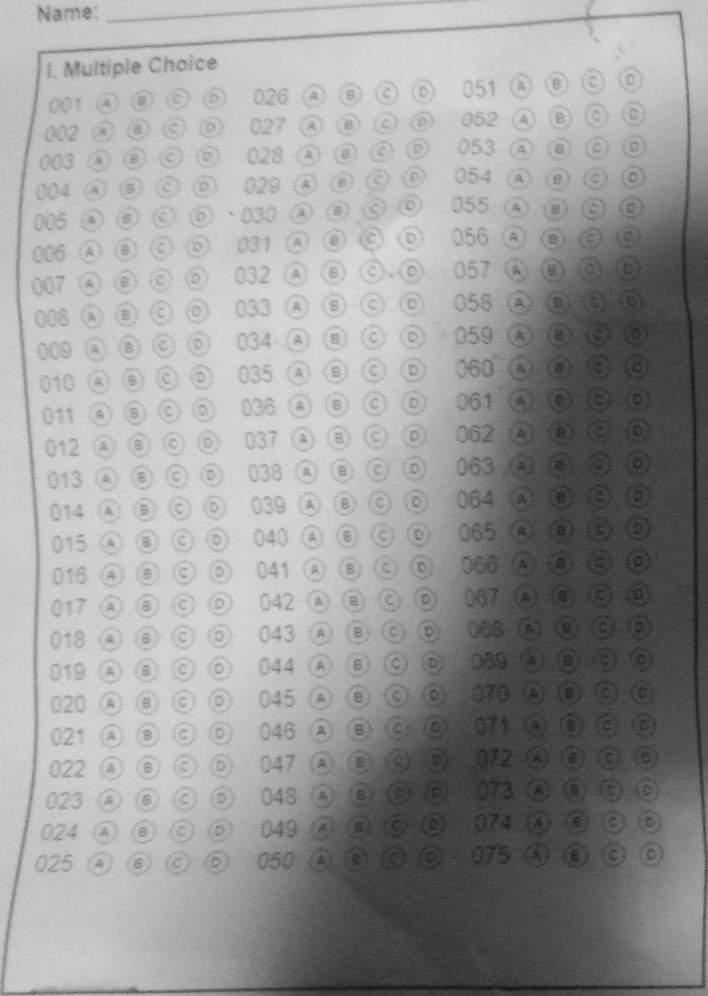
#> input picture 1.png, 708 x 996 px, shrunk from 1262 x 1774 before the run, found by its file name
$ python mark_det2.py
#> lines starting #> are read from the running program, lines starting #| are printed output that depends on the picture; after the words box and inside, x2 and y2 are one past the last pixel; in counts of white or black regions, pixels touching at a corner belong together
import cv2
import numpy as np
from matplotlib import pyplot as plt

def show_img(image, **kwargs):
    # Display the image with detected rectangles using matplotlib
    plt.imshow(image,**kwargs)
    plt.axis('off')
    plt.show()

def show_img(img, cmap=None):
    plt.figure(figsize=(8, 6))
    plt.imshow(img, cmap=cmap)
    plt.axis('off')
    plt.show()

# Read image.
img = cv2.imread('1.png', cv2.IMREAD_COLOR)
#> img is the input picture: shape (996, 708, 3); min 16, max 219, mean 153.6

# Convert to grayscale.
gray = cv2.cvtColor(img, cv2.COLOR_BGR2GRAY)

#
import cv2
import numpy as np
from matplotlib import pyplot as plt

def show_img(img, cmap=None):
    plt.figure(figsize=(8, 6))
    plt.imshow(img, cmap=cmap)
    plt.axis('off')
    plt.show()

# Load an image from file
image = cv2.imread(r"1.png", 0)

# Apply adaptive thresholding
adaptive_thresh = cv2.adaptiveThreshold(image, 255, cv2.ADAPTIVE_THRESH_MEAN_C, cv2.THRESH_BINARY, 11, 2)
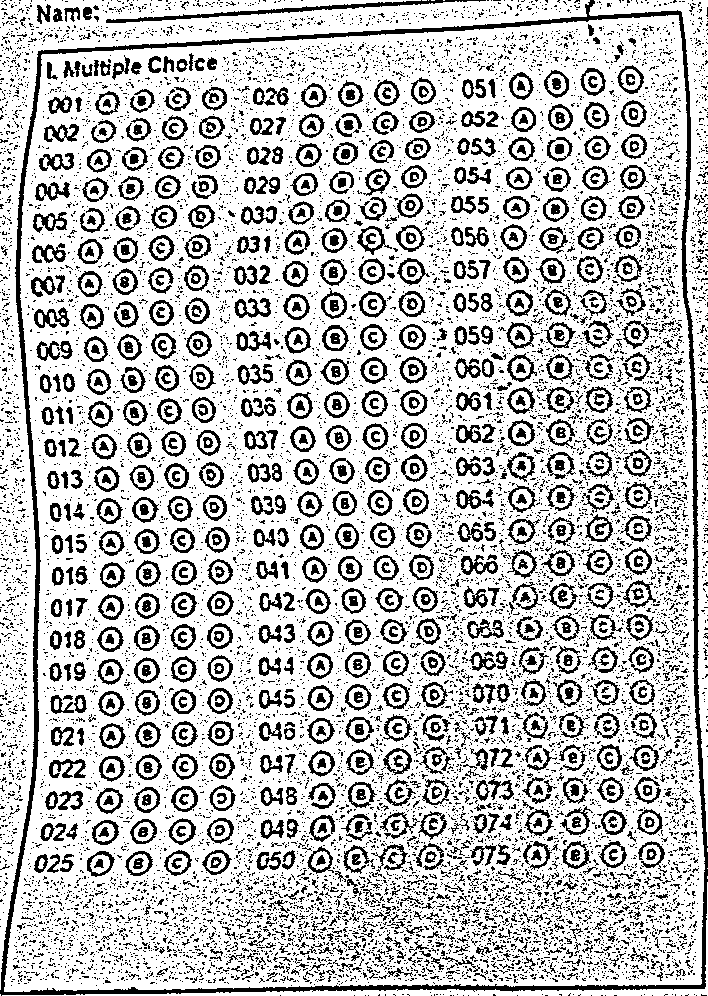
#> adaptive_thresh: shape (996, 708); 75.1% white; 12894 black regions (11791 under 20 px), largest, box (x1, y1, x2, y2) and area: (0, 0, 708, 996) 13939, (106, 0, 486, 23) 1311, (49, 759, 86, 778) 367

# Display the original and thresholded
ret, thresh = cv2.threshold(adaptive_thresh, 50, 255, 1)

# Apply Median blur
blurred_image = cv2.medianBlur(thresh, 7)  # Adjust the kernel size (e.g., 5) as needed
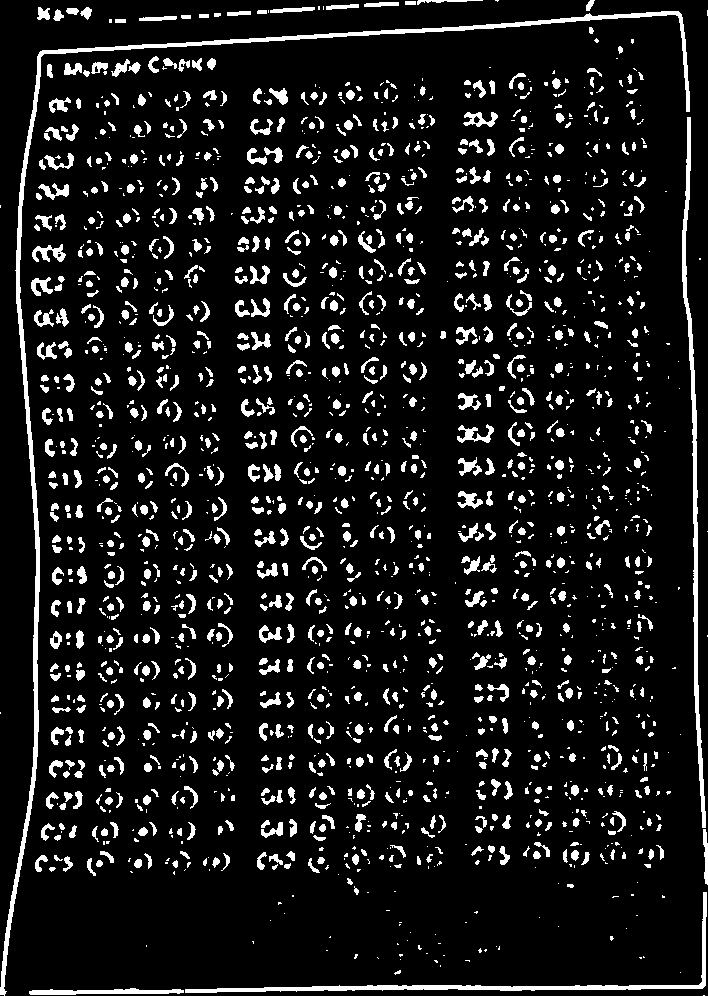
#> blurred_image: shape (996, 708); 10.1% white; 1962 white regions (956 under 20 px), largest, box (x1, y1, x2, y2) and area: (0, 11, 690, 996) 7255, (682, 117, 706, 828) 2990, (185, 892, 707, 993) 2642

# Display the original and blurred images
blurred_image = 255-blurred_image

"""#
# Blur using 3 * 3 kernel.
gray_blurred = cv2.blur(gray, (3, 3)) """

# Apply Hough transform on the blurred image.
detected_circles = cv2.HoughCircles(blurred_image,
                   cv2.HOUGH_GRADIENT, 1, 20, param1 = 50,
               param2 = 25, minRadius = 1, maxRadius = 40)
#> detected_circles = [[518.5, 369.5, 11.8], [183.5, 603.5, 11.4], [300.5, 439.5, 10.9]]

# Draw circles that are detected.
if detected_circles is not None:

    # Convert the circle parameters a, b and r to integers.
    detected_circles = np.uint16(np.around(detected_circles))
#> detected_circles = [[518, 370, 12], [184, 604, 11], [300, 440, 11]]

    for pt in detected_circles[0, :]:
        a, b, r = pt[0], pt[1], pt[2]

        # Draw the circumference of the circle.
        cv2.circle(blurred_image, (a, b), r, (0, 255, 0), 5)

        # Draw a small circle (of radius 1) to show the center.
        cv2.circle(blurred_image, (a, b), 1, (0, 0, 255), 50)
#> this loop made 3 passes
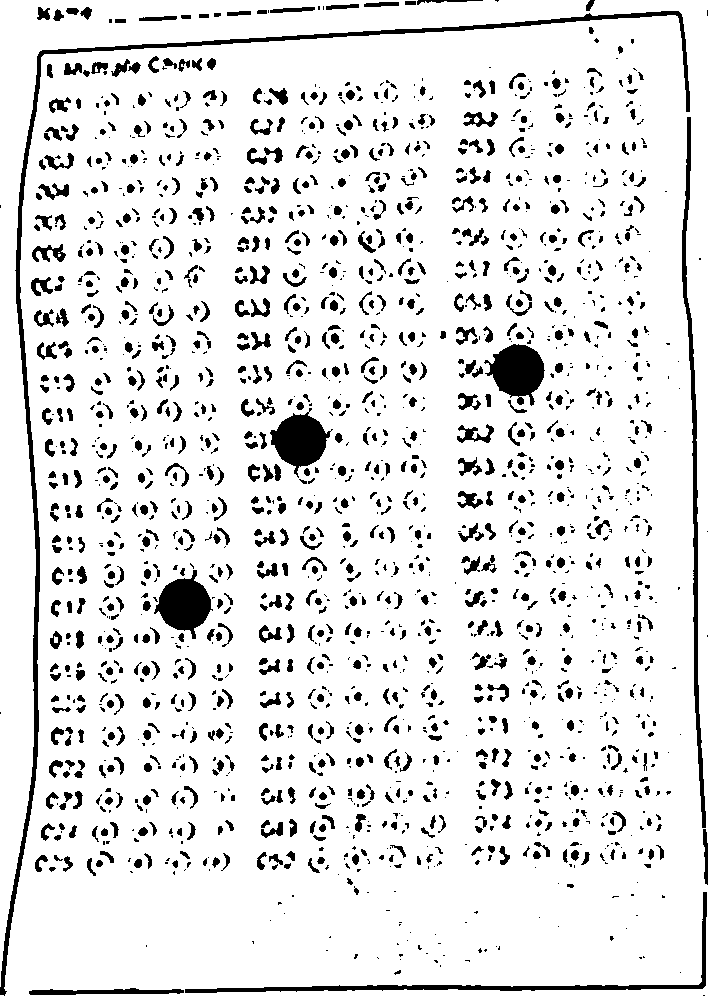
#> blurred_image: shape (996, 708); 89.1% white; 1930 black regions (943 under 20 px), largest, box (x1, y1, x2, y2) and area: (0, 11, 690, 996) 7255, (682, 117, 706, 828) 2990, (185, 892, 707, 993) 2642
        #cv2.imshow("Detected Circle", img)
show_img(blurred_image)

$ run again, with 2.png copied over 1.png
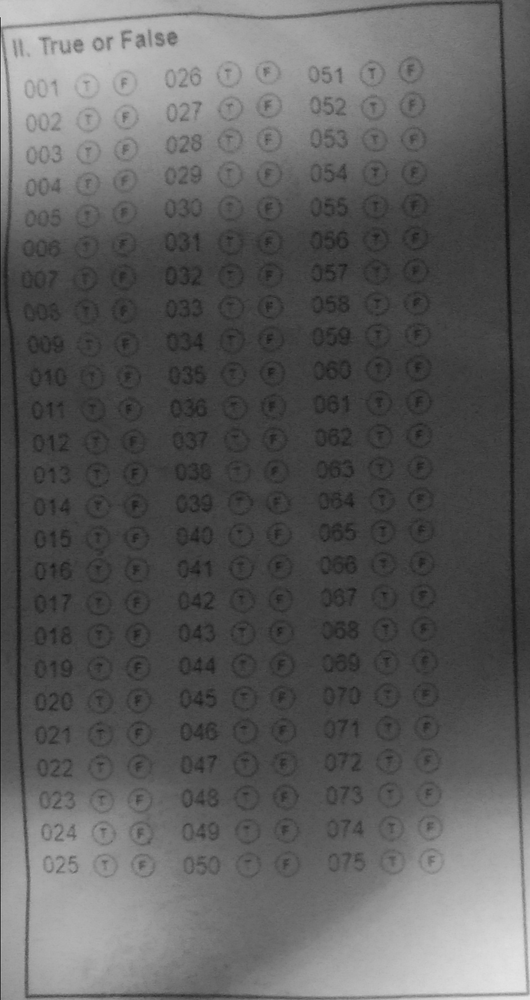
#> input picture 2.png, 530 x 1000 px, shrunk from 950 x 1794 before the run, found by its file name
#> img is the input picture: shape (1000, 530, 3); min 18, max 230, mean 93.1
#> `adaptive_thresh = cv2.adaptiveThreshold(image, 255, cv2.ADAPTIVE_THRES..`:
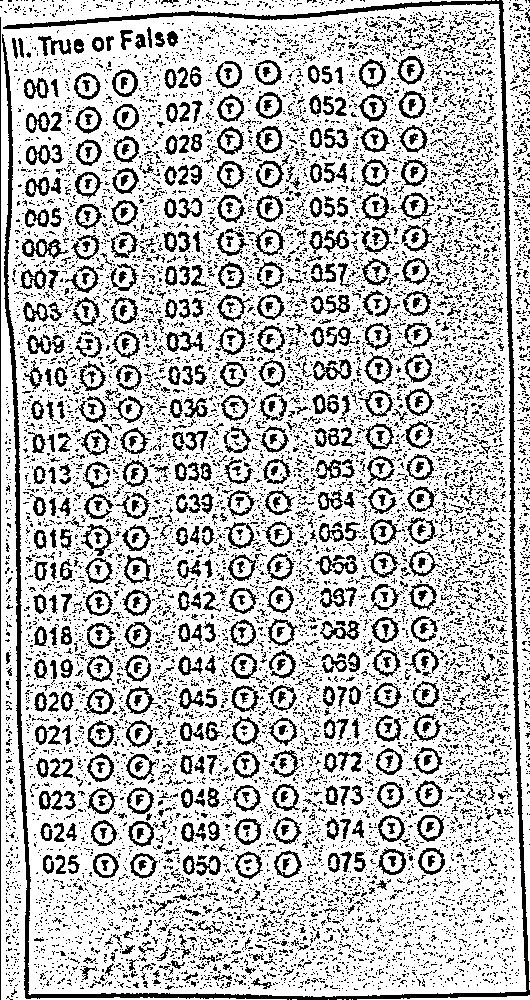
#> adaptive_thresh: shape (1000, 530); 74.4% white; black in thin lines or dots
#> thresh: shape (1000, 530); 25.6% white in thin lines or dots
#> `detected_circles = cv2.HoughCircles(blurred_image, cv2.HOUGH_GRADIENT,..`: detected_circles = [[373.5, 105.5, 10.3], [139.5, 832.5, 10.2], [230.5, 140.5, 12.8], [124.5, 182.5, 9.6]]
#> `detected_circles = np.uint16(np.around(detected_circles))`: detected_circles = [[374, 106, 10], [140, 832, 10], [230, 140, 13], [124, 182, 10]]
#> the loop `for pt in detected_circles[0, :]:` made 4 passes
#> after the loop `for pt in detected_circles[0, :]:`:
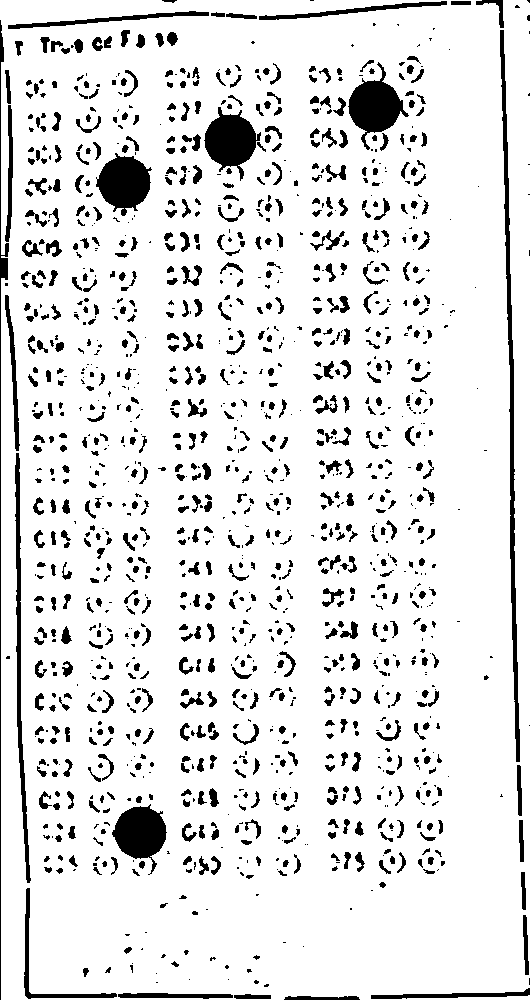
#> blurred_image: shape (1000, 530); 89.1% white; 1315 black regions (584 under 20 px), largest, box (x1, y1, x2, y2) and area: (500, 30, 520, 762) 3095, (348, 62, 409, 150) 2306, (204, 107, 261, 181) 2259

$ run again, with 3.png copied over 1.png
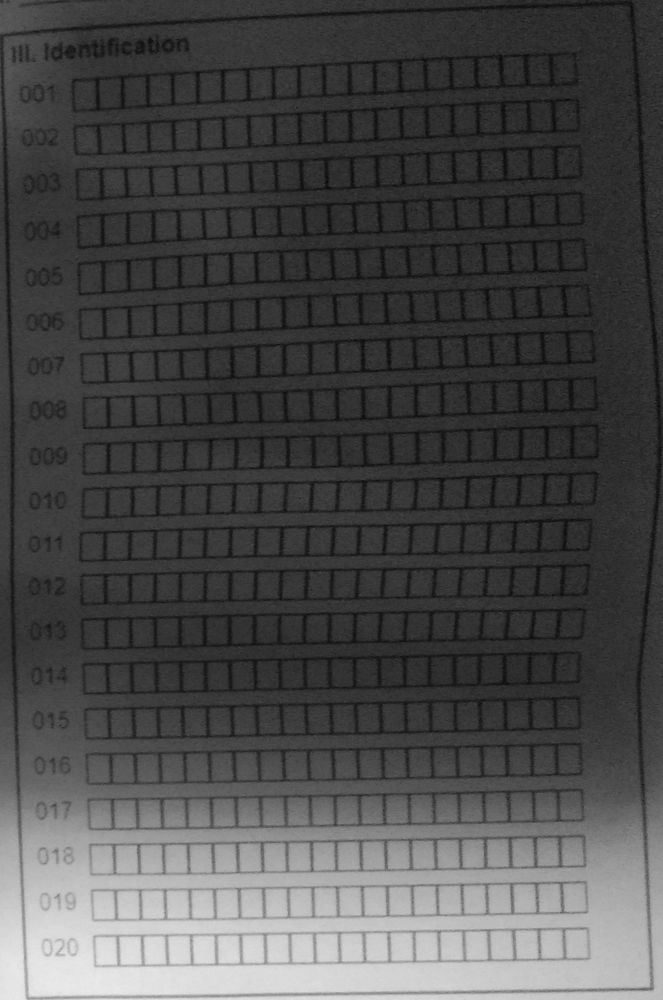
#> input picture 3.png, 663 x 1000 px, shrunk from 1227 x 1851 before the run, found by its file name
#> img is the input picture: shape (1000, 663, 3); min 8, max 235, mean 73.8
#> `adaptive_thresh = cv2.adaptiveThreshold(image, 255, cv2.ADAPTIVE_THRES..`:
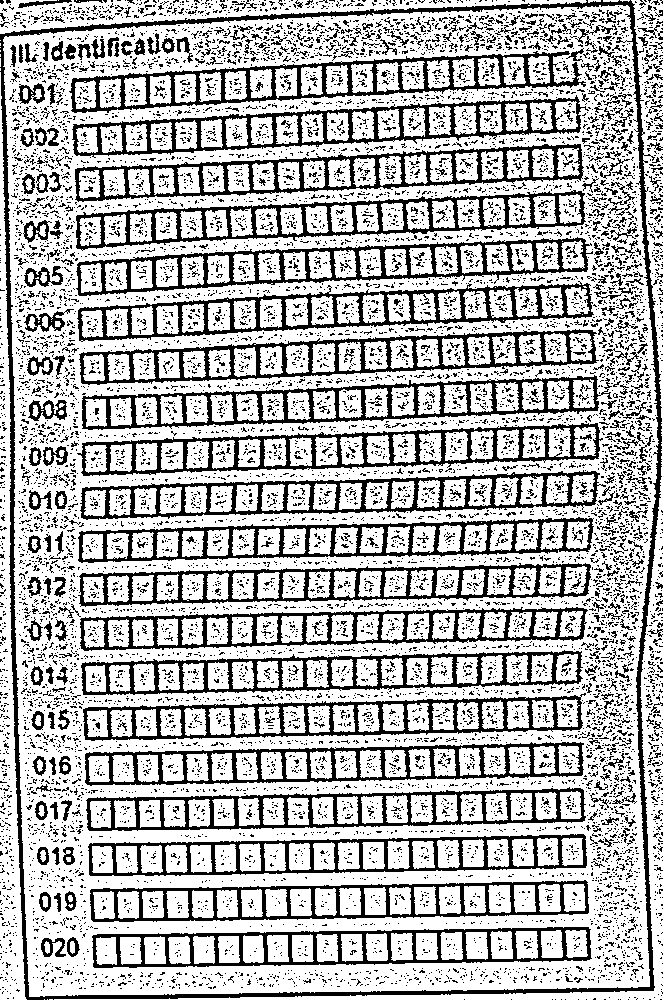
#> adaptive_thresh: shape (1000, 663); 71% white; 11209 black regions (10651 under 20 px), largest, box (x1, y1, x2, y2) and area: (0, 0, 662, 1000) 13625, (77, 281, 594, 342) 6041, (82, 375, 612, 430) 6016
#> `blurred_image = cv2.medianBlur(thresh, 7)`:
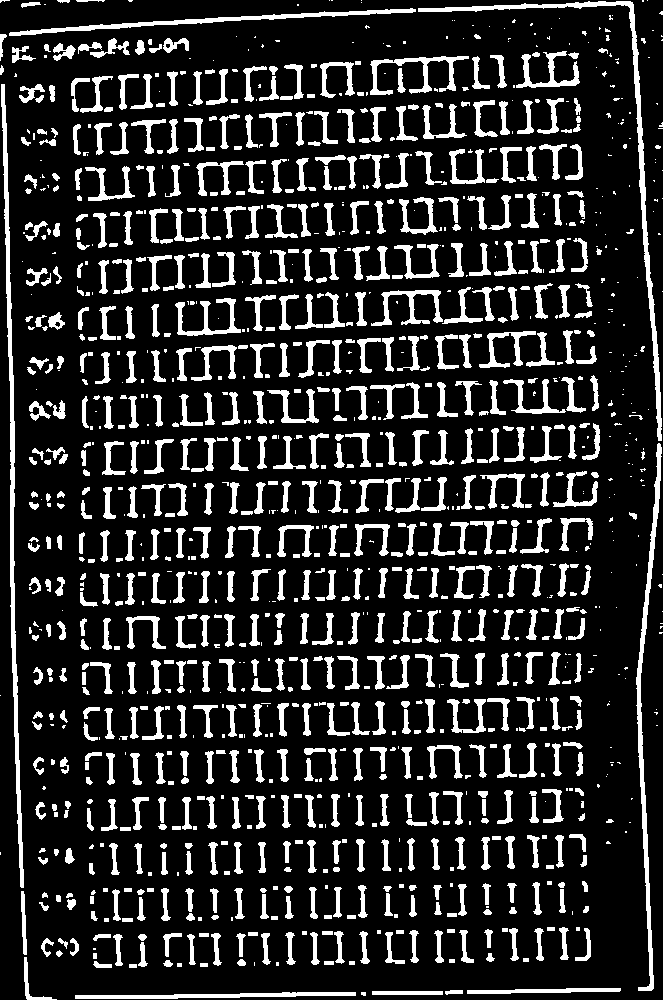
#> blurred_image: shape (1000, 663); 16.9% white; 1271 white regions (480 under 20 px), largest, box (x1, y1, x2, y2) and area: (1, 84, 24, 888) 3435, (418, 1, 662, 441) 3045, (636, 443, 662, 991) 2508
#> detected_circles = None
